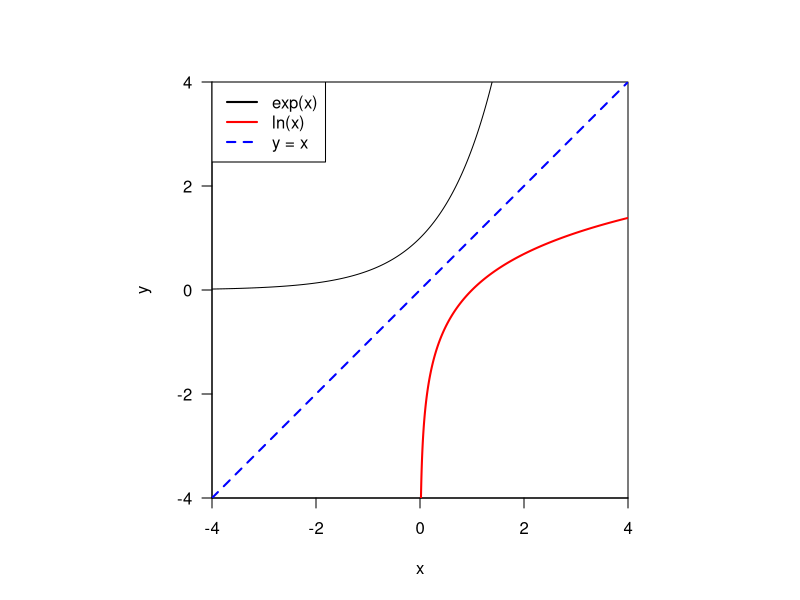
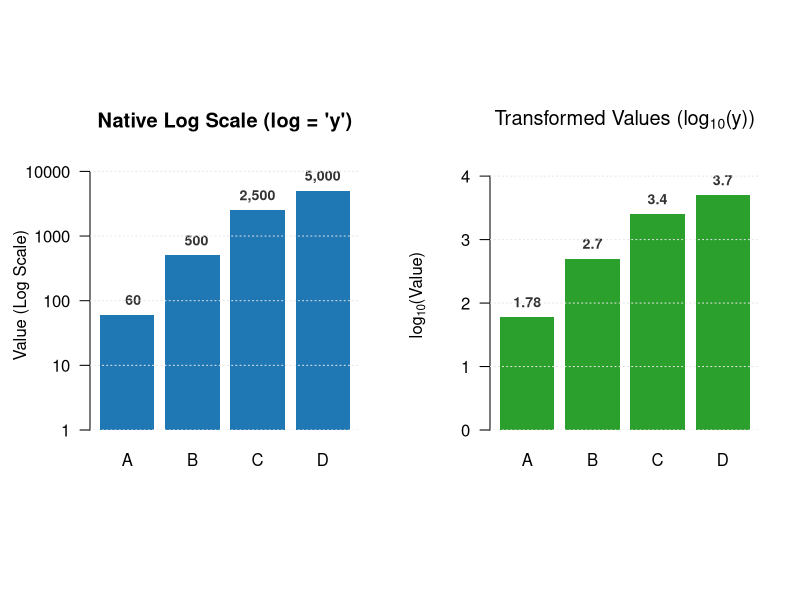
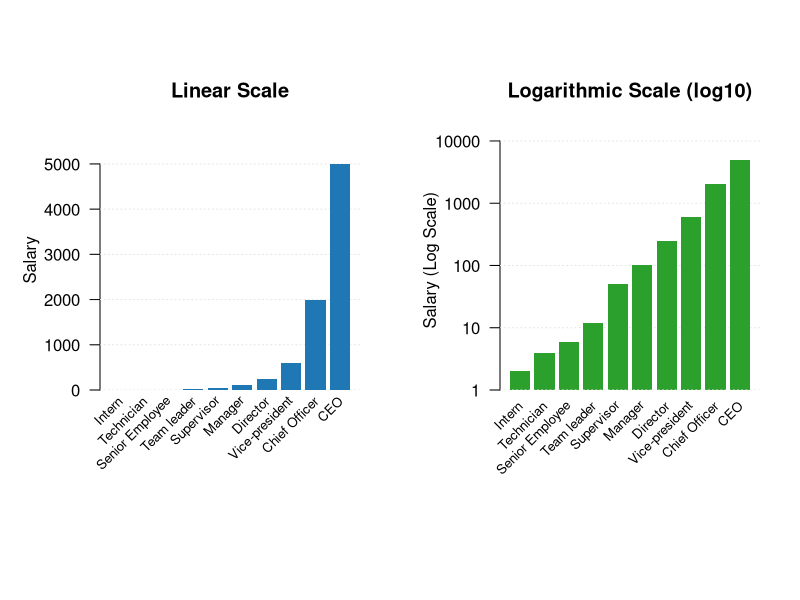
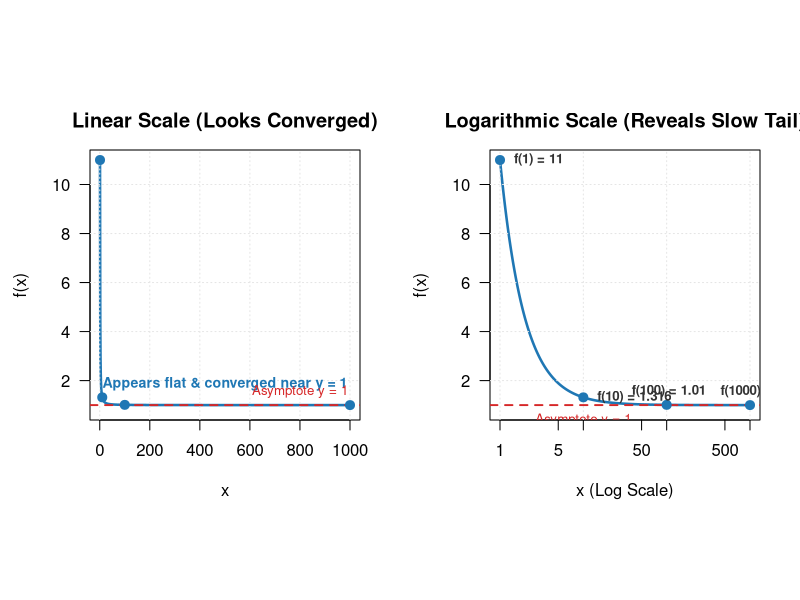
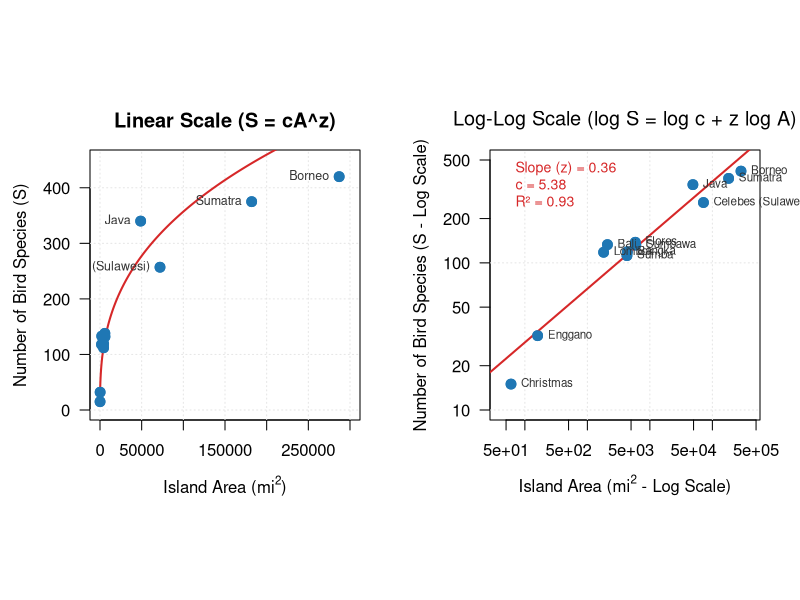

These charts were generated, in order, by the following R code:
## ---- chunk 1
x <- seq(-4, 4, by = 0.0001)
y <- exp(x)

par(pty = "s")
plot(x, y,
     type = "l",
     xlab = "x",
     ylab = "y",
     ylim = c(-4, 4),
     xlim = c(-4, 4),
     xaxs = "i",
     yaxs = "i",
     asp = 1,
     main = "",
     las = 1)
# Add natural logarithm
lines(x[x > 0], log(x[x > 0]), col = "red", lwd = 2)

# Add identity line (y = x)
abline(a = 0, b = 1, col = "blue", lty = 2, lwd = 2)

# Add legend
legend("topleft",
       legend = c("exp(x)", "ln(x)", "y = x"),
       col = c("black", "red", "blue"),
       lty = c(1, 1, 2),
       lwd = 2)

## ---- chunk 2
# 1. Dataset setup
df_vals <- data.frame(
  category = c("A", "B", "C", "D"),
  value = c(60, 500, 2500, 5000)
)

# Compute log10 values for explicit transformation
df_vals$log10_val <- log10(df_vals$value)

# 2. Set up side-by-side layout (1 row, 2 columns) with top margin for labels
par(mfrow = c(1, 2), mar = c(4.5, 4.5, 4, 2))

# ==============================================================================
# LEFT PANEL: Native Log Scale (log = "y")
# ==============================================================================
bp1 <- barplot(
  height = df_vals$value,
  names.arg = df_vals$category,
  main = "Native Log Scale (log = 'y')",
  ylab = "Value (Log Scale)",
  col = "#1f77b4", border = NA,
  log = "y",
  ylim = c(1, max(df_vals$value) * 3),
  las = 1
)


# Redraw bars over grid without repeating y-axis ticks
barplot(df_vals$value, add = TRUE, col = "#1f77b4", border = NA, log = "y", yaxt = "n", ann = FALSE)

# Value labels above bars (Raw numbers)
text(
  x = bp1, y = df_vals$value,
  labels = format(df_vals$value, big.mark = ","),
  pos = 3, cex = 0.85, col = "#333333", font = 2, xpd = TRUE
)

grid(nx = NA, ny = NULL, col = "gray90", lty = "dotted")

# ==============================================================================
# RIGHT PANEL: Converted log10 Values
# ==============================================================================
bp2 <- barplot(
  height = df_vals$log10_val,
  names.arg = df_vals$category,
  main = expression(paste("Transformed Values (", log[10], "(y))")),
  ylab = expression(paste(log[10], "(Value)")),
  col = "#2ca02c", border = NA,
  ylim = c(0, max(df_vals$log10_val) * 1.15),
  las = 1
)


# Redraw bars over grid without repeating y-axis ticks
barplot(df_vals$log10_val, add = TRUE, col = "#2ca02c", border = NA, yaxt = "n", ann = FALSE)

# Value labels above bars (log10 numbers rounded to 2 decimal places)
text(
  x = bp2, y = df_vals$log10_val,
  labels = round(df_vals$log10_val, 2),
  pos = 3, cex = 0.85, col = "#333333", font = 2, xpd = TRUE
)
grid(nx = NA, ny = NULL, col = "gray90", lty = "dotted")

# Reset plotting parameters
par(mfrow = c(1, 1), mar = c(5, 4, 4, 2) + 0.1)
## ---- chunk 3
# 1. Data frame setup
df_salary <- data.frame(
  job = factor(
    c("Intern", "Technician", "Senior Employee", "Team leader", "Supervisor",
      "Manager", "Director", "Vice-president", "Chief Officer", "CEO"),
    levels = c("Intern", "Technician", "Senior Employee", "Team leader", "Supervisor",
               "Manager", "Director", "Vice-president", "Chief Officer", "CEO")
  ),
  salary = c(2, 4, 6, 12, 50, 100, 250, 600, 2000, 5000) # values in ten thousands
)

# 2. Set up side-by-side layout with bottom margin for rotated labels
par(mfrow = c(1, 2), mar = c(8, 5, 4, 2))

# ==============================================================================
# LEFT PANEL: Linear Scale
# ==============================================================================
bp1 <- barplot(
  height = df_salary$salary,
  names.arg = FALSE,
  main = "Linear Scale",
  ylab = "Salary",
  col = "#1f77b4", border = NA,
  ylim = c(0, max(df_salary$salary) * 1.15),
  las = 1
)

grid(nx = NA, ny = NULL, col = "gray90", lty = "dotted")

# Redraw bars over grid (yaxt = "n" prevents duplicated y-axis ticks)
barplot(df_salary$salary, add = TRUE, col = "#1f77b4", border = NA, yaxt = "n", ann = FALSE)

# Custom rotated x-axis labels
text(x = bp1, y = -max(df_salary$salary) * 0.04, labels = df_salary$job,
     srt = 45, adj = 1, xpd = TRUE, cex = 0.8)

## Raw numerical value labels above bars
#text(x = bp1, y = df_salary$salary, labels = format(df_salary$salary, big.mark = ","),
#     pos = 3, cex = 0.65, col = "#333333", xpd = TRUE)


# ==============================================================================
# RIGHT PANEL: Logarithmic Scale
# ==============================================================================
bp2 <- barplot(
  height = df_salary$salary,
  names.arg = FALSE,
  main = "Logarithmic Scale (log10)",
  ylab = "Salary (Log Scale)",
  col = "#2ca02c", border = NA,
  log = "y",
  ylim = c(1, max(df_salary$salary) * 3),
  las = 1
)

grid(nx = NA, ny = NULL, col = "gray90", lty = "dotted")

# Redraw bars over grid without repeating axis text
barplot(df_salary$salary, add = TRUE, col = "#2ca02c", border = NA, log = "y", yaxt = "n", ann = FALSE)

# Custom rotated x-axis labels (positioned relative to log axis baseline)
text(x = bp2, y = 0.6, labels = df_salary$job,
     srt = 45, adj = 1, xpd = TRUE, cex = 0.8)

## Raw numerical value labels above bars
#text(x = bp2, y = df_salary$salary, labels = format(df_salary$salary, big.mark = ","),
#     pos = 3, cex = 0.65, col = "#333333", xpd = TRUE)

# Reset plotting parameters
par(mfrow = c(1, 1), mar = c(5, 4, 4, 2) + 0.1)
## ---- chunk 4
# 1. Define power law function: f(x) = 1 + 10 / x^1.5
f <- function(x) 1 + 10 / (x^1.5)

# Setup x domains
x_lin <- seq(1, 1000, length.out = 1000)
x_log <- 10^seq(0, 3, length.out = 1000) # log-spaced vector from 10^0 to 10^3

# Colors
curve_col <- "#1f77b4"
limit_col <- "#d62728"

# 2. Set up side-by-side layout (1 row, 2 columns)
par(mfrow = c(1, 2), mar = c(4.5, 4.5, 3, 2))

# ==============================================================================
# LEFT PANEL: Linear Scale (Appears Almost Converged)
# ==============================================================================
plot(x_lin, f(x_lin), type = "l", col = curve_col, lwd = 2.5,
     xlim = c(1, 1000), ylim = c(0.8, 11), las = 1,
     main = "Linear Scale (Looks Converged)",
     xlab = "x", ylab = "f(x)")

grid(col = "gray90", lty = "dotted")
abline(h = 1, col = limit_col, lty = 2, lwd = 1.8)

# Highlight points
pts_x <- c(1, 10, 100, 1000)
pts_y <- f(pts_x)
points(pts_x, pts_y, col = curve_col, pch = 19, cex = 1.2)

# Annotation for linear convergence illusion
text(500, 1.3, labels = "Appears flat & converged near y = 1",
     col = curve_col, pos = 3, font = 2, cex = 0.85)
text(800, 1.0, labels = "Asymptote y = 1", col = limit_col, pos = 3, cex = 0.8)


# ==============================================================================
# RIGHT PANEL: Logarithmic Scale (Reveals Ongoing Heavy-Tail Decay)
# ==============================================================================
plot(x_log, f(x_log), type = "l", col = curve_col, lwd = 2.5,
     log = "x", xlim = c(1, 1000), ylim = c(0.8, 11), las = 1,
     main = "Logarithmic Scale (Reveals Slow Tail)",
     xlab = "x (Log Scale)", ylab = "f(x)")

grid(col = "gray90", lty = "dotted")
abline(h = 1, col = limit_col, lty = 2, lwd = 1.8)

# Highlight and label exact points on log scale
points(pts_x, pts_y, col = curve_col, pch = 19, cex = 1.2)
text(pts_x, pts_y, labels = paste0(" f(", pts_x, ") = ", round(pts_y, 3)),
     pos = c(4, 4, 3, 3), cex = 0.8, col = "#333333", font = 2)

text(10, 1.0, labels = "Asymptote y = 1", col = limit_col, pos = 1, cex = 0.8)

# Reset layout
par(mfrow = c(1, 1), mar = c(5, 4, 4, 2) + 0.1)
## ---- chunk 5
# 1. Dataset: Sunda Islands Land Birds (MacArthur & Wilson, 1967)
sunda_data <- data.frame(
  island = c("Christmas", "Enggano", "Bangka", "Bali", "Lombok",
             "Sumba", "Flores", "Sumbawa", "Celebes (Sulawesi)", "Java", "Sumatra", "Borneo"),
  area_sq_mi = c(60, 160, 4370, 2095, 1820,
                 4300, 5850, 5960, 72000, 48800, 182000, 287000),
  species = c(15, 32, 119, 133, 118,
              112, 138, 132, 257, 340, 375, 420)
)

# Fit log10 linear model to derive power law parameters (S = c * A^z)
fit <- lm(log10(species) ~ log10(area_sq_mi), data = sunda_data)
z     <- coef(fit)[2]          # Slope (z ~ 0.28)
c_val <- 10^(coef(fit)[1])     # Constant c (~ 4.8)

# Smooth evaluation domain for linear curve fitting
a_seq <- 10^seq(1.5, 5.6, length.out = 500)
s_fit <- c_val * (a_seq^z)

# Setup 2-panel layout
par(mfrow = c(1, 2), mar = c(4.5, 4.5, 3, 2))

# ==============================================================================
# LEFT PANEL: Normal (Linear) Scale
# ==============================================================================
plot(sunda_data$area_sq_mi, sunda_data$species,
     xlim = c(0, 300000), ylim = c(0, 450), las = 1,
     xlab = expression(paste("Island Area (mi"^2, ")")),
     ylab = "Number of Bird Species (S)",
     main = "Linear Scale (S = cA^z)",
     col = "#1f77b4", pch = 19, cex = 1.3)

grid(col = "gray90", lty = "dotted")

# Draw fitted power-law curve
lines(a_seq, s_fit, col = "#d62728", lwd = 2)

# Redraw points over grid
points(sunda_data$area_sq_mi, sunda_data$species, col = "#1f77b4", pch = 19, cex = 1.3)

# Label key extreme islands (small islands crushed near origin; large islands at right)
text(sunda_data$area_sq_mi[sunda_data$island %in% c("Borneo", "Sumatra", "Java", "Celebes (Sulawesi)")],
     sunda_data$species[sunda_data$island %in% c("Borneo", "Sumatra", "Java", "Celebes (Sulawesi)")],
     labels = sunda_data$island[sunda_data$island %in% c("Borneo", "Sumatra", "Java", "Celebes (Sulawesi)")],
     pos = 2, cex = 0.75, col = "#333333")


# ==============================================================================
# RIGHT PANEL: Log-Log Scale
# ==============================================================================
plot(sunda_data$area_sq_mi, sunda_data$species,
     log = "xy", las = 1,
     xlim = c(40, 400000), ylim = c(10, 500),
     xlab = expression(paste("Island Area (mi"^2, " - Log Scale)")),
     ylab = "Number of Bird Species (S - Log Scale)",
     main = expression(paste("Log-Log Scale (log S = log c + z log A)")),
     col = "#1f77b4", pch = 19, cex = 1.3)

grid(col = "gray90", lty = "dotted")

# Draw linearized regression line
abline(fit, col = "#d62728", lwd = 2)

# Redraw points over grid
points(sunda_data$area_sq_mi, sunda_data$species, col = "#1f77b4", pch = 19, cex = 1.3)

# Label islands on log scale
text(sunda_data$area_sq_mi, sunda_data$species,
     labels = sunda_data$island, pos = 4, cex = 0.7, col = "#333333", xpd = TRUE)

# Annotate fitted power law parameters
legend("topleft",
       legend = c(paste0("Slope (z) = ", round(z, 2)),
                  paste0("c = ", round(c_val, 2)),
                  paste0("R\u00b2 = ", round(summary(fit)$r.squared, 2))),
       bty = "n", cex = 0.85, text.col = "#d62728")

# Reset layout
par(mfrow = c(1, 1), mar = c(5, 4, 4, 2) + 0.1)
